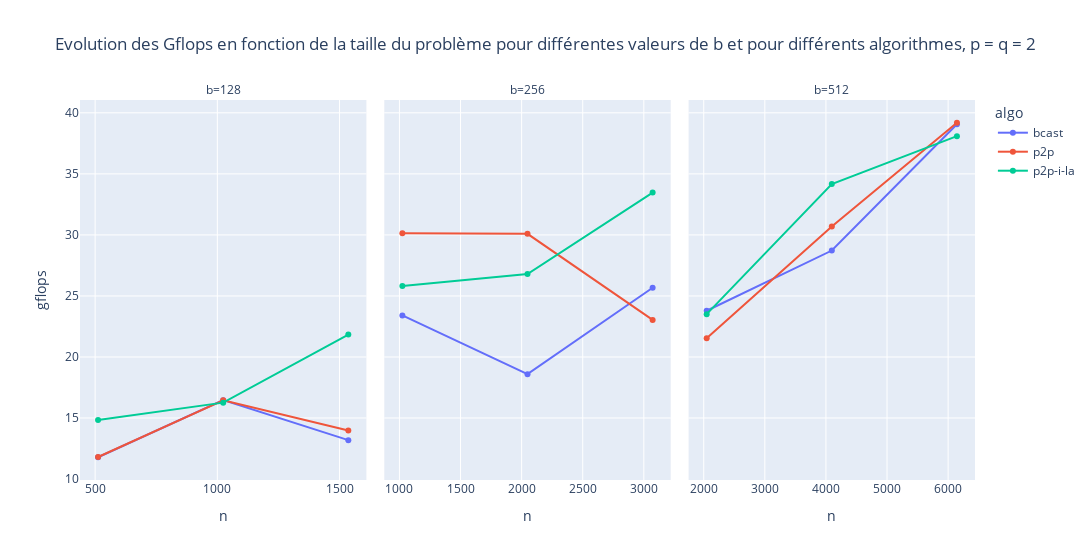

Notebook code cell kept with this figure:
### Code cell
plotly.plot(df_p_2, kind = 'line', markers = True, x = 'n', y = 'gflops', color ='algo', facet_col = 'b', width = 1400, title = 'Evolution des Gflops en fonction de la taille du problème pour différentes valeurs de b et pour différents algorithmes, p = q = 2').update_xaxes(matches=None)

### Figure 1 — Plotly figure (JSON) as saved in the notebook; plotly's stock layout.template omitted (floating-point values rounded to 4 significant figures)
{"data": [{"hovertemplate": "algo=bcast<br>b=128<br>n=%{x}<br>gflops=%{y}<extra></extra>", "legendgroup": "bcast", "line": {"color": "#636efa", "dash": "solid"}, "marker": {"symbol": "circle"}, "mode": "lines+markers", "name": "bcast", "orientation": "v", "showlegend": true, "type": "scatter", "x": [512, 1024, 1536], "xaxis": "x", "y": [11.79, 16.46, 13.19], "yaxis": "y"}, {"hovertemplate": "algo=bcast<br>b=256<br>n=%{x}<br>gflops=%{y}<extra></extra>", "legendgroup": "bcast", "line": {"color": "#636efa", "dash": "solid"}, "marker": {"symbol": "circle"}, "mode": "lines+markers", "name": "bcast", "orientation": "v", "showlegend": false, "type": "scatter", "x": [1024, 2048, 3072], "xaxis": "x2", "y": [23.41, 18.59, 25.67], "yaxis": "y2"}, {"hovertemplate": "algo=bcast<br>b=512<br>n=%{x}<br>gflops=%{y}<extra></extra>", "legendgroup": "bcast", "line": {"color": "#636efa", "dash": "solid"}, "marker": {"symbol": "circle"}, "mode": "lines+markers", "name": "bcast", "orientation": "v", "showlegend": false, "type": "scatter", "x": [2048, 4096, 6144], "xaxis": "x3", "y": [23.79, 28.72, 39.06], "yaxis": "y3"}, {"hovertemplate": "algo=p2p<br>b=128<br>n=%{x}<br>gflops=%{y}<extra></extra>", "legendgroup": "p2p", "line": {"color": "#EF553B", "dash": "solid"}, "marker": {"symbol": "circle"}, "mode": "lines+markers", "name": "p2p", "orientation": "v", "showlegend": true, "type": "scatter", "x": [512, 1024, 1536], "xaxis": "x", "y": [11.81, 16.45, 13.97], "yaxis": "y"}, {"hovertemplate": "algo=p2p<br>b=256<br>n=%{x}<br>gflops=%{y}<extra></extra>", "legendgroup": "p2p", "line": {"color": "#EF553B", "dash": "solid"}, "marker": {"symbol": "circle"}, "mode": "lines+markers", "name": "p2p", "orientation": "v", "showlegend": false, "type": "scatter", "x": [1024, 2048, 3072], "xaxis": "x2", "y": [30.14, 30.09, 23.04], "yaxis": "y2"}, {"hovertemplate": "algo=p2p<br>b=512<br>n=%{x}<br>gflops=%{y}<extra></extra>", "legendgroup": "p2p", "line": {"color": "#EF553B", "dash": "solid"}, "marker": {"symbol": "circle"}, "mode": "lines+markers", "name": "p2p", "orientation": "v", "showlegend": false, "type": "scatter", "x": [2048, 4096, 6144], "xaxis": "x3", "y": [21.53, 30.7, 39.19], "yaxis": "y3"}, {"hovertemplate": "algo=p2p-i-la<br>b=128<br>n=%{x}<br>gflops=%{y}<extra></extra>", "legendgroup": "p2p-i-la", "line": {"color": "#00cc96", "dash": "solid"}, "marker": {"symbol": "circle"}, "mode": "lines+markers", "name": "p2p-i-la", "orientation": "v", "showlegend": true, "type": "scatter", "x": [512, 1024, 1536], "xaxis": "x", "y": [14.84, 16.26, 21.84], "yaxis": "y"}, {"hovertemplate": "algo=p2p-i-la<br>b=256<br>n=%{x}<br>gflops=%{y}<extra></extra>", "legendgroup": "p2p-i-la", "line": {"color": "#00cc96", "dash": "solid"}, "marker": {"symbol": "circle"}, "mode": "lines+markers", "name": "p2p-i-la", "orientation": "v", "showlegend": false, "type": "scatter", "x": [1024, 2048, 3072], "xaxis": "x2", "y": [25.82, 26.79, 33.47], "yaxis": "y2"}, {"hovertemplate": "algo=p2p-i-la<br>b=512<br>n=%{x}<br>gflops=%{y}<extra></extra>", "legendgroup": "p2p-i-la", "line": {"color": "#00cc96", "dash": "solid"}, "marker": {"symbol": "circle"}, "mode": "lines+markers", "name": "p2p-i-la", "orientation": "v", "showlegend": false, "type": "scatter", "x": [2048, 4096, 6144], "xaxis": "x3", "y": [23.51, 34.16, 38.09], "yaxis": "y3"}], "layout": {"annotations": [{"font": {}, "showarrow": false, "text": "b=128", "x": 0.16, "xanchor": "center", "xref": "paper", "y": 1, "yanchor": "bottom", "yref": "paper"}, {"font": {}, "showarrow": false, "text": "b=256", "x": 0.5, "xanchor": "center", "xref": "paper", "y": 1, "yanchor": "bottom", "yref": "paper"}, {"font": {}, "showarrow": false, "text": "b=512", "x": 0.84, "xanchor": "center", "xref": "paper", "y": 1, "yanchor": "bottom", "yref": "paper"}], "legend": {"title": {"text": "algo"}, "tracegroupgap": 0}, "title": {"text": "Evolution des Gflops en fonction de la taille du problème pour différentes valeurs de b et pour différents algorithmes, p = q = 2"}, "width": 1400, "xaxis": {"anchor": "y", "domain": [0, 0.32], "title": {"text": "n"}}, "xaxis2": {"anchor": "y2", "domain": [0.34, 0.66], "title": {"text": "n"}}, "xaxis3": {"anchor": "y3", "domain": [0.68, 1.0], "title": {"text": "n"}}, "yaxis": {"anchor": "x", "domain": [0, 1], "title": {"text": "gflops"}}, "yaxis2": {"anchor": "x2", "domain": [0, 1], "matches": "y", "showticklabels": false}, "yaxis3": {"anchor": "x3", "domain": [0, 1], "matches": "y", "showticklabels": false}}}
